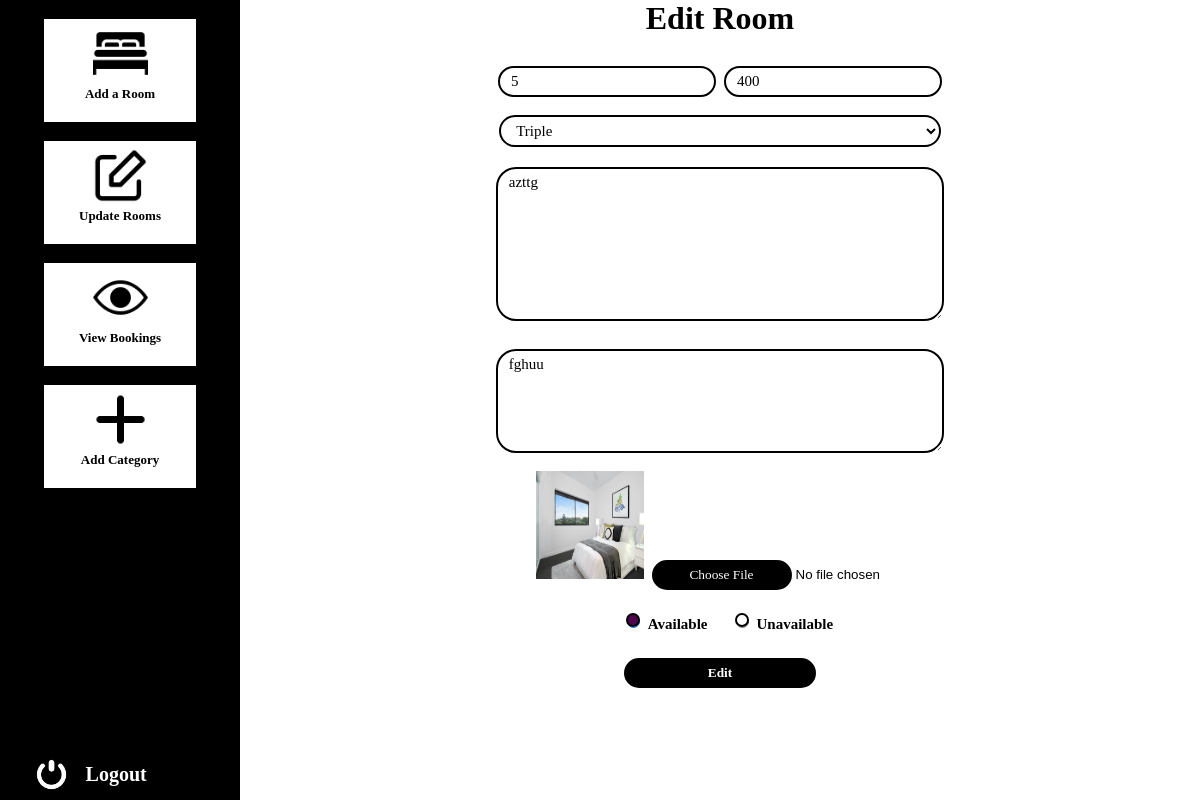
Page /admin/editroom.php?id=5 (signed in) on the committed database.
### tables this page shows
CREATE TABLE `chambre` (
  `numero` int(11) NOT NULL,
  `image` text DEFAULT NULL,
  `description` longtext DEFAULT NULL,
  `idcat` int(11) DEFAULT NULL,
  `amenties` text DEFAULT NULL,
  `prix` float DEFAULT NULL,
  `status` int(11) DEFAULT NULL
);

### admin/editroom.php (the view, shortened to what this page needs)
<?php
if(!isset($_GET['id'])){
    header("location:rooms.php");
}else{
    $id = $_GET['id'];
    include("../user/pages/connect.php");
    $query = "SELECT * FROM Chambre WHERE numero = $id;";
    $res = mysqli_query($con,$query);
    $data = mysqli_fetch_all($res,MYSQLI_ASSOC);
    $query1 = "SELECT * FROM Categorie;";
    $res1 = mysqli_query($con,$query1);
    $data1 = mysqli_fetch_all($res1,MYSQLI_ASSOC);
}
?>
<!DOCTYPE html>
<html lang="en">
<head>
    <link rel="stylesheet" href="../user/css/rooms.css"/>
</head>
<body>
    <main class="main">
        <div class="left">
            <div class="menu" onclick="window.location = 'Addroom.php';">
                 <img src="../user/images/bed.png" class="icon"/>
                 <p>Add a Room</p>
            </div>
            <div class="menu" onclick="window.location = 'rooms.php';">
                 <img src="../user/images/edit.png" class="icon"/>
                 <p>Update Rooms</p>
            </div>
            <div class="menu" onclick="window.location = 'viewbooking.php';">
                 <img src="../user/images/view.png" class="icon"/>
                 <p>View Bookings</p>
            </div>
            <div class="menu" onclick="window.location = 'Addcat.php';">
                 <img src="../user/images/add.png" class="icon"/>
                 <p>Add Category</p>
            </div>
            <div class="logout" onclick="window.location = 'rooms.php?out=1';">
                 <img src="../user/images/logout.png" class="out"/>
                 <p>Logout</p>
            </div>
        </div>
        <div class="right">
            <h1>Edit Room<h1>
            <div class="room">
              <form action="editR.php?id=<?php echo $_GET['id'] ?>" method="post" enctype="multipart/form-data">
                <div class="rnum">
                    <input type="text" id="Rnumber" name="number"  placeholder="Room's Number" value="<?php echo $data[0]['numero'] ?>" disabled>
                    <input type="text" id="Rprice" name="price" placeholder="Price" value="<?php echo $data[0]['prix'] ?>">
                </div>
                <div>
                    <select name="cat" id="Scat" >
                    <?php for($i=0;$i<count($data1);$i++){ ?>
                       <?php if($data[0]['idcat'] == $data1[$i]['idcat']){ ?>
                            <option value="<?php echo $data1[$i]['idcat'] ?>" selected><?php echo $data1[$i]['intitule'] ?></option>
                       <?php }else{ ?>
                            <option value="<?php echo $data1[$i]['idcat'] ?>"><?php echo $data1[$i]['intitule'] ?></option>
                       <?php } ?>
                    <?php } ?>
                    </select>
                </div>
                <div>
                    <textarea name="description" id="Sdes" placeholder="Description ..."><?php echo $data[0]['description'] ?></textarea>
                </div>
                <div>
                    <textarea name="amenties" id="Samenties" placeholder="Amenties"><?php echo $data[0]['amenties'] ?></textarea>
                </div>
                <div>
                    <img src="<?php echo $data[0]['image'] ?>" class="edimg"/>
                    <input type="file" id="image" name="image">
                </div>
                <div>
                    <?php if($data[0]['status'] == 1){ ?>
                    <input type="radio" name="status" id="av" value="1" checked>
                    <?php }else{ ?>
                        <input type="radio" name="status" id="av" value="1">
                    <?php } ?>
                    <label for="cus"> Available</label>
                    <?php if($data[0]['status'] == 0){ ?>
                    <input type="radio" name="status" id="unav" value="0" checked>
                    <?php }else{ ?>
                        <input type="radio" name="status" id="unav" value="0">
                    <?php } ?>
                    <label for="unav"> Unavailable</label>
                </div>
                <div>
                    <input type="submit" value="Edit" id="addroom">
                </div>
              </form>
            </div>
        </div>
    </main>
</body>
</html>

### user/css/rooms.css (style rules this page uses)
@media screen and  (min-width:800px) { * { padding: 0; margin: 0; } }
@media screen and  (min-width:800px) { .main { width: 100%; height: 100vh; display: flex; background-color: white; } }
@media screen and  (min-width:800px) { .left { width: 20%; height: 100vh; background-color: black; position: fixed; } }
@media screen and  (min-width:800px) { .right { width: 80%; height: auto; background-color: white; margin-left: 20%; text-align: center; } }
@media screen and  (min-width:800px) { .menu { width: 59%; background-color: white; height: 96px; margin-left: auto; margin-right: auto; cursor: pointer; text-align: center; font-size: 13px; font-weight: bold; margin-top: 19px; padding-top: 7px; padding-left: 5px; padding-right: 5px; font-family: cursive; } }
@media screen and  (min-width:800px) { .icon { width:55px; margin-left: auto; margin-right: auto; display:block; margin-bottom: 5px; } }
@media screen and  (min-width:800px) { .logout { display: flex; text-align: center; font-size: 20px; margin-left: 14%; font-weight: bold; color: white; font-family: cursive; margin-top: 132px; cursor: pointer; position: absolute; bottom: 8px; } }
@media screen and  (min-width:800px) { .out { width: 35px; height: auto; } }
@media screen and  (min-width:800px) { .logout p { margin-left: 17px; margin-top: auto; margin-bottom: auto; } }
@media screen and  (min-width:800px) { .right h1 { font-family: cursive; text-align: center; } }
@media screen and  (min-width:800px) { .room { margin-top: 20px; } }
@media screen and  (min-width:800px) { #Rnumber,#Rprice,#Scat,#Sdes,#Samenties { background: none; outline: none; font-family: cursive; font-size: 15px; color: black; border-radius: 20px; padding: 5px; padding-left: 11px; padding-right: 11px; border: 2px solid black; } }
@media screen and  (min-width:800px) { #Rnumber,#Rprice { width: 20%; margin-bottom: 10px; } }
@media screen and  (min-width:800px) { #Scat { width:46%; margin-bottom: 20px; } }
@media screen and  (min-width:800px) { #Sdes { width: 44%; height: 140px; margin-bottom: 20px; } }
@media screen and  (min-width:800px) { #Samenties { width: 44%; height: 90px; margin-bottom: 10px; } }
@media screen and  (min-width:800px) { #image { outline:none; border: none; } }
@media screen and  (min-width:800px) { input[type='radio'] { margin-left: 20px; margin-bottom: 20px; } }
@media screen and  (min-width:800px) { input[type='radio']:after { width: 10px; height: 10px; border-radius: 15px; top: -2px; left: -1px; position: relative; background-color: white; content: ''; display: inline-block; visibility: visible; border: 2px solid black; } }
@media screen and  (min-width:800px) { input[type='radio']:checked:after { width: 10px; height: 10px; border-radius: 15px; top: -2px; left: -1px; position: relative; background-color: rgb(78, 6, 78); content: ''; display: inline-block; visibility: visible; border: 2px solid black; } }
@media screen and  (min-width:800px) { label { font-size:15px; } }
@media screen and  (min-width:800px) { #addroom { outline: none; border: none; background: black; color: white; border-radius: 20px; height: 30px; cursor: pointer; width: 20%; font-weight: bold; font-family: cursive; margin-bottom: 20px; } }
@media screen and  (min-width:800px) { .edimg { width: 108px; height: 108px; } }

### rows in the picture
chambre: number "5", price "400", description "azttg", amenties "fghuu", image (picture)

### other values in the picture
form field cat "Triple"
